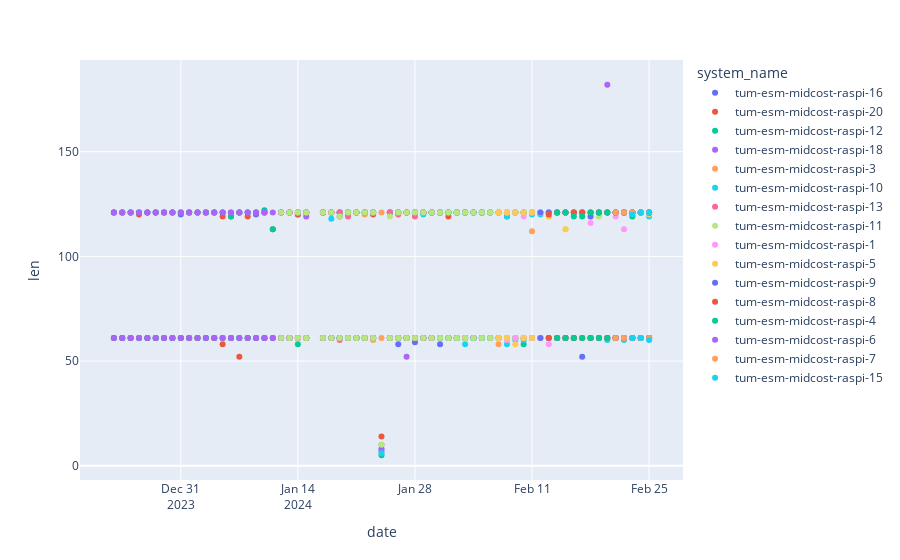

This figure's notebook cell:
### Code cell
fig = px.scatter(df_temp, x="date", y="len", color = "system_name")
fig.show()
